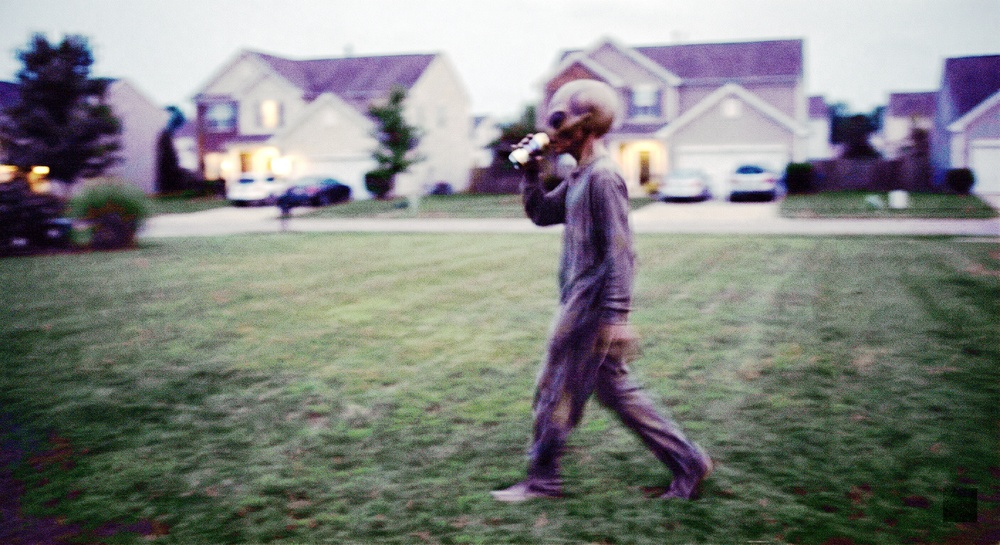
#> input picture normalized_color_image.jpg, 1000 x 545 px, shrunk from 2816 x 1536 before the run, found by its file name
$ python part4_clustering.py
#> lines starting #> are read from the running program, lines starting #| are printed output that depends on the picture; after the words box and inside, x2 and y2 are one past the last pixel; in counts of white or black regions, pixels touching at a corner belong together
import cv2
import numpy as np

# 1. Load normalized image
img = cv2.imread('normalized_color_image.jpg')
#> img is the input picture: shape (545, 1000, 3); mean B, G, R 127.3, 130.4, 127.9
img_hsv = cv2.cvtColor(img, cv2.COLOR_BGR2HSV)
#> img_hsv: shape (545, 1000, 3); mean H, S, V 74.8, 54.6, 139

# 2. Reshape for K-Means (it needs a 2D array of pixels)
pixel_values = img_hsv.reshape((-1, 3))
pixel_values = np.float32(pixel_values)

# 3. Define criteria and apply K-Means
K = 4
criteria = (cv2.TERM_CRITERIA_EPS + cv2.TERM_CRITERIA_MAX_ITER, 100, 0.2)
ret, label, center = cv2.kmeans(pixel_values, K, None, criteria, 10, cv2.KMEANS_RANDOM_CENTERS)
#> ret = 1.22e+09; center = [[115.4, 137.2, 59.67], [33.95, 28.74, 183.9], [115.7, 24.5, 208.6], [52.94, 52.32, 92.3]]

# 4. Segment the image
center = np.uint8(center)
#> center = [[115, 137, 59], [33, 28, 183], [115, 24, 208], [52, 52, 92]]
res = center[label.flatten()]
res2 = res.reshape((img_hsv.shape))
#> res2: shape (545, 1000, 3); mean H, S, V 74, 54.2, 138.4

# 5. Isolate one cluster (The "Unknown Figure")
mask = (label.reshape(img.shape[:2]) == 0).astype(np.uint8) * 255
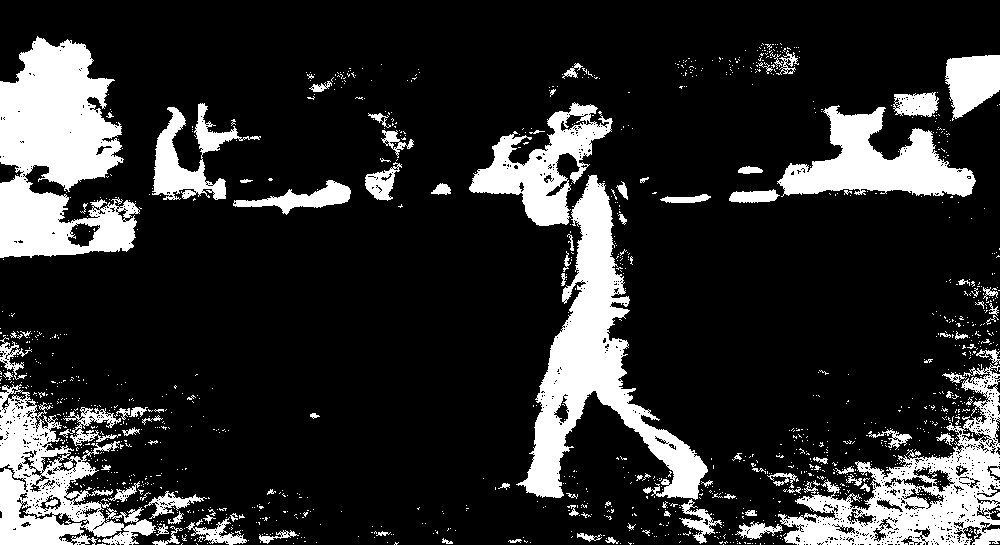
#> mask: shape (545, 1000); 18% white; 1319 white regions (1219 under 20 px), largest, box (x1, y1, x2, y2) and area: (0, 36, 140, 258) 19801, (516, 175, 708, 500) 17564, (778, 363, 1000, 545) 13527
segmented_foreground = cv2.bitwise_and(img, img, mask=mask)
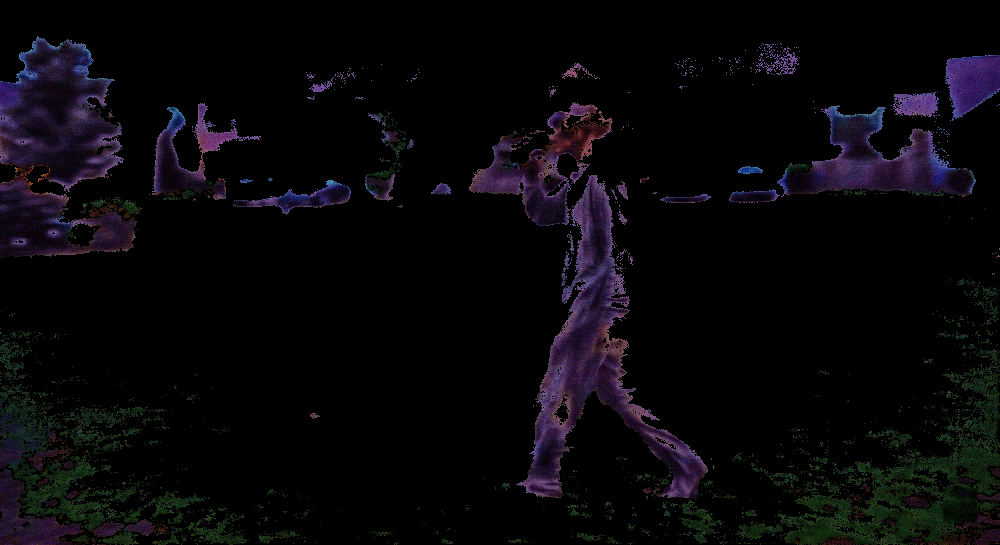
#> segmented_foreground: shape (545, 1000, 3); mean B, G, R 9.4, 6.5, 7.8

# 6. Save results
cv2.imwrite('kmeans_mask.jpg', mask)
cv2.imwrite('kmeans_segmentation.jpg', segmented_foreground)

print("Part 4 Success! K-Means clustering complete.")
